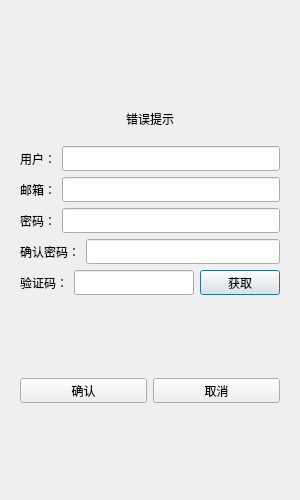
<?xml version="1.0" encoding="UTF-8"?>
<ui version="4.0">
 <class>RegisterDialog</class>
 <widget class="QDialog" name="RegisterDialog">
  <property name="geometry">
   <rect>
    <x>0</x>
    <y>0</y>
    <width>300</width>
    <height>500</height>
   </rect>
  </property>
  <property name="minimumSize">
   <size>
    <width>300</width>
    <height>500</height>
   </size>
  </property>
  <property name="maximumSize">
   <size>
    <width>300</width>
    <height>500</height>
   </size>
  </property>
  <property name="windowTitle">
   <string>Dialog</string>
  </property>
  <layout class="QVBoxLayout" name="verticalLayout_2">
   <item>
    <layout class="QVBoxLayout" name="verticalLayout">
     <item>
      <widget class="QStackedWidget" name="stackedWidget">
       <widget class="QWidget" name="page">
        <layout class="QVBoxLayout" name="verticalLayout_3">
         <item>
          <spacer name="verticalSpacer">
           <property name="orientation">
            <enum>Qt::Orientation::Vertical</enum>
           </property>
           <property name="sizeHint" stdset="0">
            <size>
             <width>20</width>
             <height>40</height>
            </size>
           </property>
          </spacer>
         </item>
         <item>
          <widget class="QWidget" name="widget" native="true">
           <property name="minimumSize">
            <size>
             <width>0</width>
             <height>25</height>
            </size>
           </property>
           <layout class="QHBoxLayout" name="horizontalLayout_7">
            <item>
             <widget class="QLabel" name="err_tip">
              <property name="minimumSize">
               <size>
                <width>0</width>
                <height>25</height>
               </size>
              </property>
              <property name="maximumSize">
               <size>
                <width>16777215</width>
                <height>25</height>
               </size>
              </property>
              <property name="text">
               <string>错误提示</string>
              </property>
              <property name="alignment">
               <set>Qt::AlignmentFlag::AlignCenter</set>
              </property>
             </widget>
            </item>
           </layout>
          </widget>
         </item>
         <item>
          <layout class="QHBoxLayout" name="horizontalLayout">
           <item>
            <widget class="QLabel" name="user_label">
             <property name="minimumSize">
              <size>
               <width>0</width>
               <height>25</height>
              </size>
             </property>
             <property name="maximumSize">
              <size>
               <width>16777215</width>
               <height>25</height>
              </size>
             </property>
             <property name="text">
              <string>用户：</string>
             </property>
            </widget>
           </item>
           <item>
            <widget class="QLineEdit" name="user_edit">
             <property name="minimumSize">
              <size>
               <width>0</width>
               <height>25</height>
              </size>
             </property>
             <property name="maximumSize">
              <size>
               <width>16777215</width>
               <height>25</height>
              </size>
             </property>
            </widget>
           </item>
          </layout>
         </item>
         <item>
          <layout class="QHBoxLayout" name="horizontalLayout_2">
           <item>
            <widget class="QLabel" name="email_label">
             <property name="minimumSize">
              <size>
               <width>0</width>
               <height>25</height>
              </size>
             </property>
             <property name="maximumSize">
              <size>
               <width>16777215</width>
               <height>25</height>
              </size>
             </property>
             <property name="text">
              <string>邮箱：</string>
             </property>
            </widget>
           </item>
           <item>
            <widget class="QLineEdit" name="email_edit">
             <property name="minimumSize">
              <size>
               <width>0</width>
               <height>25</height>
              </size>
             </property>
             <property name="maximumSize">
              <size>
               <width>16777215</width>
               <height>25</height>
              </size>
             </property>
            </widget>
           </item>
          </layout>
         </item>
         <item>
          <layout class="QHBoxLayout" name="horizontalLayout_3">
           <item>
            <widget class="QLabel" name="pass_label">
             <property name="minimumSize">
              <size>
               <width>0</width>
               <height>25</height>
              </size>
             </property>
             <property name="maximumSize">
              <size>
               <width>16777215</width>
               <height>25</height>
              </size>
             </property>
             <property name="text">
              <string>密码：</string>
             </property>
            </widget>
           </item>
           <item>
            <widget class="QLineEdit" name="pass_edit">
             <property name="minimumSize">
              <size>
               <width>0</width>
               <height>25</height>
              </size>
             </property>
             <property name="maximumSize">
              <size>
               <width>16777215</width>
               <height>25</height>
              </size>
             </property>
            </widget>
           </item>
          </layout>
         </item>
         <item>
          <layout class="QHBoxLayout" name="horizontalLayout_4">
           <item>
            <widget class="QLabel" name="confirm_label">
             <property name="minimumSize">
              <size>
               <width>0</width>
               <height>25</height>
              </size>
             </property>
             <property name="maximumSize">
              <size>
               <width>16777215</width>
               <height>25</height>
              </size>
             </property>
             <property name="text">
              <string>确认密码：</string>
             </property>
            </widget>
           </item>
           <item>
            <widget class="QLineEdit" name="confirm_edit">
             <property name="minimumSize">
              <size>
               <width>0</width>
               <height>25</height>
              </size>
             </property>
             <property name="maximumSize">
              <size>
               <width>16777215</width>
               <height>25</height>
              </size>
             </property>
            </widget>
           </item>
          </layout>
         </item>
         <item>
          <layout class="QHBoxLayout" name="horizontalLayout_5">
           <item>
            <widget class="QLabel" name="verify_label">
             <property name="minimumSize">
              <size>
               <width>0</width>
               <height>25</height>
              </size>
             </property>
             <property name="maximumSize">
              <size>
               <width>16777215</width>
               <height>25</height>
              </size>
             </property>
             <property name="text">
              <string>验证码：</string>
             </property>
             <property name="textFormat">
              <enum>Qt::TextFormat::MarkdownText</enum>
             </property>
            </widget>
           </item>
           <item>
            <widget class="QLineEdit" name="verify_edit">
             <property name="minimumSize">
              <size>
               <width>0</width>
               <height>25</height>
              </size>
             </property>
             <property name="maximumSize">
              <size>
               <width>16777215</width>
               <height>25</height>
              </size>
             </property>
            </widget>
           </item>
           <item>
            <widget class="QPushButton" name="get_code">
             <property name="minimumSize">
              <size>
               <width>0</width>
               <height>25</height>
              </size>
             </property>
             <property name="maximumSize">
              <size>
               <width>16777215</width>
               <height>25</height>
              </size>
             </property>
             <property name="text">
              <string>获取</string>
             </property>
            </widget>
           </item>
          </layout>
         </item>
         <item>
          <spacer name="verticalSpacer_2">
           <property name="orientation">
            <enum>Qt::Orientation::Vertical</enum>
           </property>
           <property name="sizeHint" stdset="0">
            <size>
             <width>20</width>
             <height>40</height>
            </size>
           </property>
          </spacer>
         </item>
         <item>
          <layout class="QHBoxLayout" name="horizontalLayout_6">
           <item>
            <widget class="QPushButton" name="confirm_button">
             <property name="minimumSize">
              <size>
               <width>0</width>
               <height>25</height>
              </size>
             </property>
             <property name="maximumSize">
              <size>
               <width>16777215</width>
               <height>25</height>
              </size>
             </property>
             <property name="text">
              <string>确认</string>
             </property>
            </widget>
           </item>
           <item>
            <widget class="QPushButton" name="cancel_button">
             <property name="minimumSize">
              <size>
               <width>0</width>
               <height>25</height>
              </size>
             </property>
             <property name="maximumSize">
              <size>
               <width>16777215</width>
               <height>25</height>
              </size>
             </property>
             <property name="text">
              <string>取消</string>
             </property>
            </widget>
           </item>
          </layout>
         </item>
         <item>
          <spacer name="verticalSpacer_3">
           <property name="orientation">
            <enum>Qt::Orientation::Vertical</enum>
           </property>
           <property name="sizeHint" stdset="0">
            <size>
             <width>20</width>
             <height>40</height>
            </size>
           </property>
          </spacer>
         </item>
        </layout>
       </widget>
       <widget class="QWidget" name="page_2"/>
      </widget>
     </item>
    </layout>
   </item>
  </layout>
 </widget>
 <resources/>
 <connections/>
</ui>
